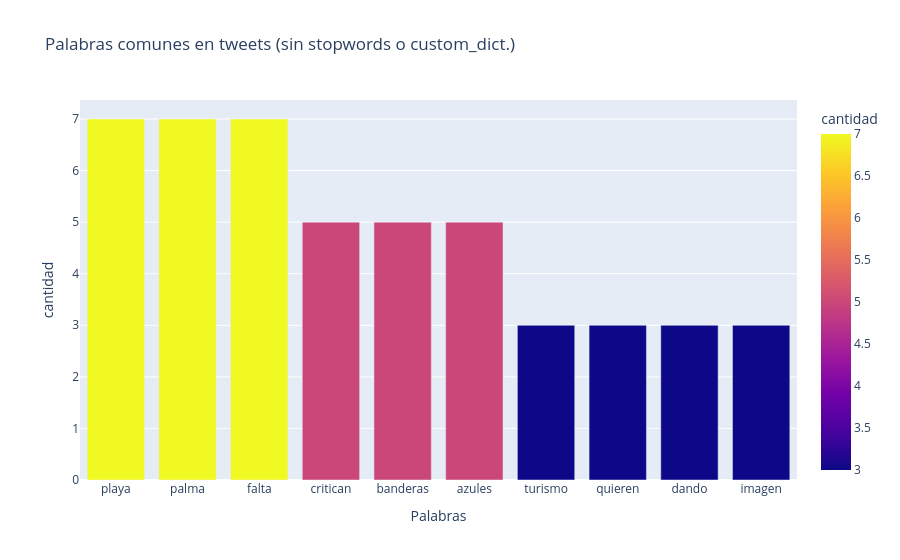

Write notebook code for a chart like this one.
### Code cell
tweets_ss_nc = [' '.join(tweet_ssc) for tweet_ssc in tweets_nsw_nc]
top_n_words(tweets_ss_nc, n=10, grafico=True, titulo='Palabras comunes en tweets (sin stopwords o custom_dict.)')

### Figure 1 — Plotly figure (JSON) as saved in the notebook; plotly's stock layout.template omitted (floating-point values rounded to 4 significant figures)
{"data": [{"alignmentgroup": "True", "hovertemplate": "Palabras=%{x}<br>cantidad=%{marker.color}<extra></extra>", "legendgroup": "", "marker": {"color": [7, 7, 7, 5, 5, 5, 3, 3, 3, 3], "coloraxis": "coloraxis", "pattern": {"shape": ""}}, "name": "", "offsetgroup": "", "orientation": "v", "showlegend": false, "textposition": "auto", "type": "bar", "x": ["playa", "palma", "falta", "critican", "banderas", "azules", "turismo", "quieren", "dando", "imagen"], "xaxis": "x", "y": [7, 7, 7, 5, 5, 5, 3, 3, 3, 3], "yaxis": "y"}], "layout": {"barmode": "relative", "coloraxis": {"colorbar": {"title": {"text": "cantidad"}}, "colorscale": [[0, "#0d0887"], [0.1111, "#46039f"], [0.2222, "#7201a8"], [0.3333, "#9c179e"], [0.4444, "#bd3786"], [0.5556, "#d8576b"], [0.6667, "#ed7953"], [0.7778, "#fb9f3a"], [0.8889, "#fdca26"], [1, "#f0f921"]]}, "legend": {"tracegroupgap": 0}, "title": {"text": "Palabras comunes en tweets (sin stopwords o custom_dict.)"}, "xaxis": {"anchor": "y", "domain": [0, 1], "title": {"text": "Palabras"}}, "yaxis": {"anchor": "x", "domain": [0, 1], "title": {"text": "cantidad"}}}}
